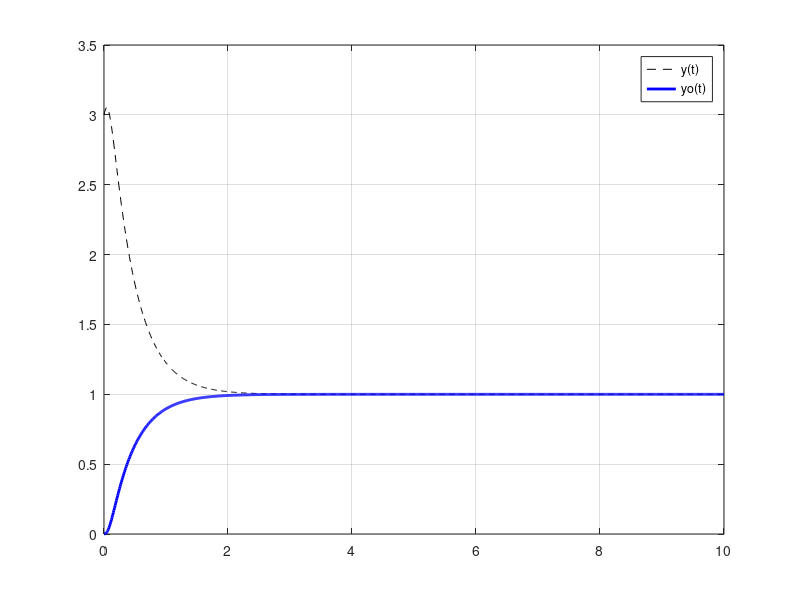

MATLAB code to generate this figure:
A=[0,0,0;0,-2,0;0,0,-1];
B=[1;1;-2];
C=[1 1 1];
polos=[-2.5 -20 -25];
K_matlab=place(A,B,polos);
Alc_matlab=A-B*K_matlab;
sys_matlab=ss(Alc_matlab,B,C,0);
sys_matlab=sys_matlab/dcgain(sys_matlab);
step(sys_matlab)

%%
W0=[C;C*A;C*A*A];
rank(W0)
polos_obs=[-30 -35 -40]; % polos del observador
L=place(A',C',polos_obs)';  
x0=[2 -3 4]; % valores iniciales estados
t=[0:0.01:10];
u= ones(length(t),1);
Alc=[A -B*K_matlab; L*C A-L*C-B*K_matlab]; 
Blc=[B;B]; 
Clc=[C zeros(size(C))]; 
Dlc=0; 
y=lsim(sys_matlab,u,t,x0);
o0=[0 0 0 0 0 0]; % valores iniciales observador
planta_lc=ss(Alc,Blc,Clc,Dlc);
planta_lc=planta_lc/dcgain(planta_lc);
yo=lsim(planta_lc,u,t,o0); 
plot(t,y,'--k',t,yo,'b','LineWidth',2) 
legend('y(t)','yo(t)'), grid on 
sys_lc=tf(planta_lc)